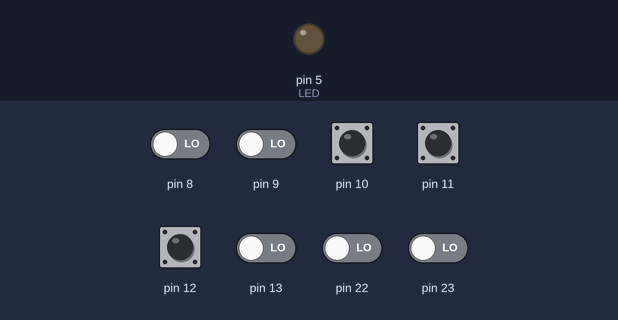
Simulated run of this sketch. Board: Arduino Uno, built with avr-gcc and run on an emulated ATmega328P. On the bench: output pins drawn as LEDs (lit = HIGH). The test bench sets the inputs (shaded band); at power-on: pin 10–12 HIGH, pin 8, pin 9, pin 13, pin 22, pin 23 LOW.

Above: at 1.2 s.
1.3 s: pin 10 pulled LOW for 0.15 s
At 2.0 s:
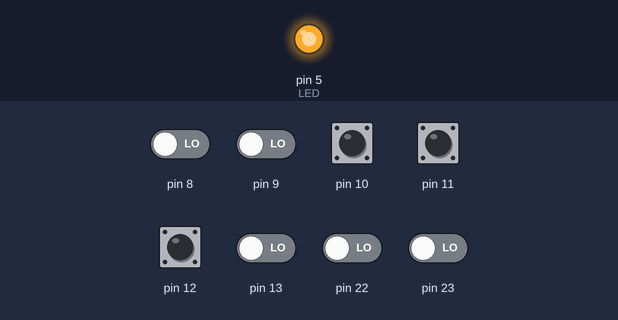
Timing chart, 0 to 4.3 s (numbered marks = the images above; inputs shaded):
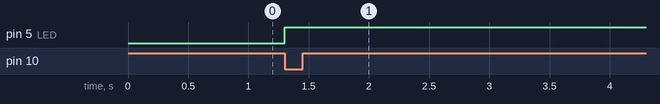

The sketch:

Interrupts.ino
```cpp
#define LED (1 << 5)
void setup() {
  cli();

  /* Equivalente a
    pinMode(12, INPUT_PULLUP);
    pinMode(11, INPUT_PULLUP);
    pinMode(10, INPUT_PULLUP);
  */
  DDRD |= LED;
  DDRB &= ~( (1 << DDB4) | (1 << DDB3) | (1 << DDB2) );
  PORTB |= ( (1 << PORTB4) | (1 << PORTB3) | (1 << PORTB2) );// Liga Pull-up;

  // Seta as "chaves" necessárias para que as interrupções cheguem ao vetor;
  PCICR |= (1 << PCIE0);
  PCMSK0 |= ( (1 << PCINT4) | (1 << PCINT3) | (1 << PCINT2) );

  sei();
}

void loop()
{
  //...
}

// Variáveis globais que são acessadas por interrupções devem ser declaradas volatile;
volatile uint8_t last_PINB = PINB;

/* Função de Tratamento de Interrupção */
ISR(PCINT0_vect) {
  uint8_t changed_bits;
  changed_bits = PINB ^ last_PINB;
  last_PINB = PINB;

  if (changed_bits & (1 << PINB4))
  {
    if (PINB & (1 << PINB4))
    {
      PORTD |= LED;
      // D12 mudou de LOW para HIGH;
    }
    else
    {
      PORTD &= ~LED;
      // D12 mudou de HIGH para LOW;
    }
  }
  else if (changed_bits & (1 << PINB3))
  {
    if (PINB & (1 << PINB3)) {
      // D11 mudou de LOW para HIGH;
    }
    else {
      // D11 mudou de HIGH para LOW;
    }
  }
  else if (changed_bits & (1 << PINB2))
  {
    if (PINB & (1 << PINB2)) {
      // D10 mudou de LOW para HIGH;
    }
    else {
      // D10 mudou de HIGH para LOW;
    }
  }
}
```

Measured:
- after the input at 1.3 s, pin 5 (LED): LOW → HIGH at once
